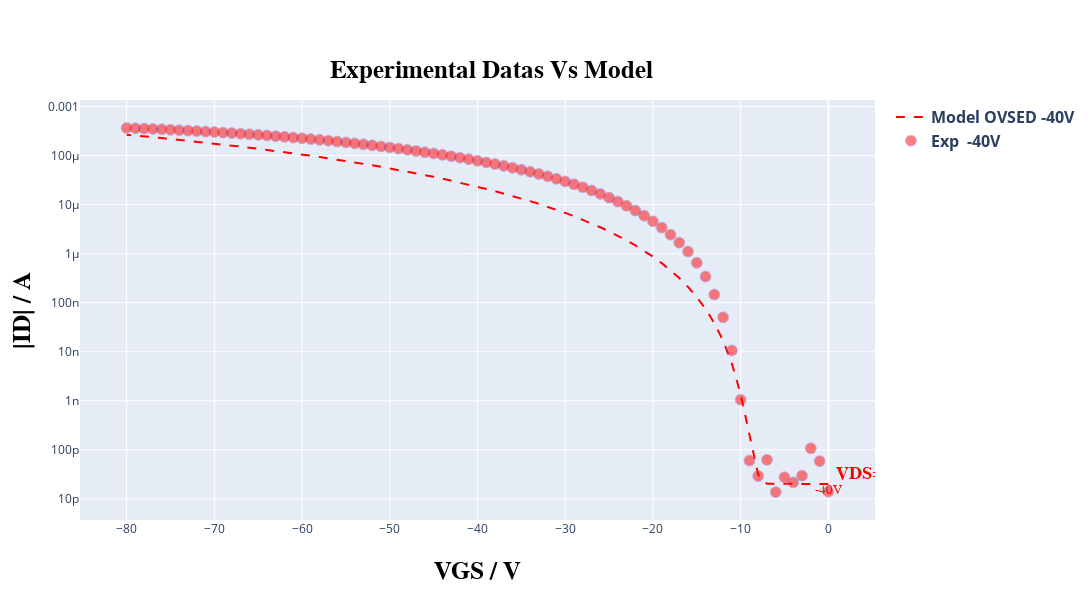
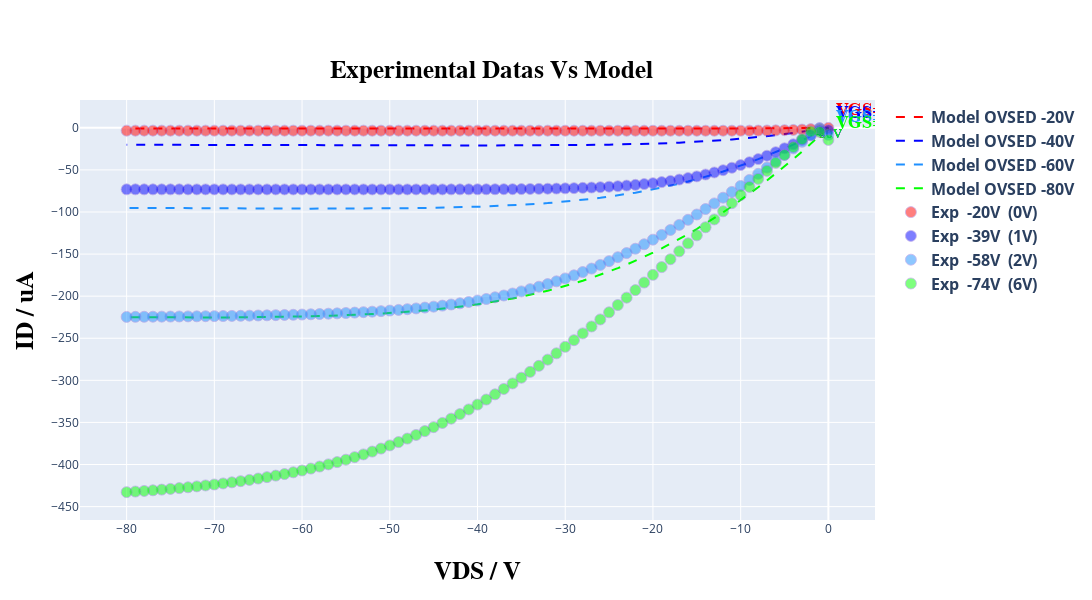

The cell these charts' notebook holds for them, in order:
### Code cell
# @title ##### ***GRAFICS PLOT OPTION:*** { run: "auto" }
option = 'show both curves' # @param ["Show Transfer curve", "Show output curve", "show both curves"]

plot = initialize_graphics_plot(settings['image_size_width'], settings['image_size_height'])
model = instance_model(read, TFTModel, n_points, type_curve_plot, load_parameters, input_voltage, Vv, load_idleak, width_t, count_transfer, tp_tst, settings['experimental_data_scale_transfer'], settings['current_typic'], resistance, current)
in_model_data, in_exp_data, out_model_data, out_exp_data = load_experimental_data(read, count_transfer, Vv, Id, model, count_output)
plot_curves(option, plot, list_tension, list_tension_shift, count_transfer, in_model_data, out_model_data, in_exp_data, out_exp_data, shift_list, settings['select_files'], settings['current_typic'], type_curve_plot)
read.compute_relative_distance(Id, model)

### Figure 1 — Plotly figure (JSON) as saved in the notebook; plotly's stock layout.template omitted (floating-point values rounded to 4 significant figures)
{"data": [{"line": {"color": "rgb(255, 0, 0)", "dash": "dash"}, "mode": "lines+text", "name": "<b>Model OVSED<b> <b>-40V<b>", "text": ["-40V"], "textfont": {"color": "rgb(255, 0, 0)", "family": "Times New Roman", "size": 13}, "textposition": "bottom center", "type": "scatter", "x": [0, -1, -2, -3, -4, -5, -6, -7, -8, -9, -10, -11, -12, -13, -14, -15, -16, -17, -18, -19, -20, -21, -22, -23, -24, -25, -26, -27, -28, -29, -30, -31, -32, -33, -34, -35, -36, -37, -38, -39, -40, -41, -42, -43, -44, -45, -46, -47, -48, -49, -50, -51, -52, -53, -54, -55, -56, -57, -58, -59, -60, -61, -62, -63, -64, -65, -66, -67, -68, -69, -70, -71, -72, -73, -74, -75, -76, -77, -78, -79, -80], "y": [2e-11, 2e-11, 2e-11, 2e-11, 2e-11, 2e-11, 2.001e-11, 2.04e-11, 3.121e-11, 1.941e-10, 1.354e-09, 5.755e-09, 1.679e-08, 3.838e-08, 7.475e-08, 1.304e-07, 2.099e-07, 3.182e-07, 4.604e-07, 6.416e-07, 8.672e-07, 1.142e-06, 1.473e-06, 1.864e-06, 2.322e-06, 2.852e-06, 3.459e-06, 4.15e-06, 4.929e-06, 5.804e-06, 6.778e-06, 7.858e-06, 9.049e-06, 1.036e-05, 1.178e-05, 1.334e-05, 1.503e-05, 1.685e-05, 1.882e-05, 2.093e-05, 2.319e-05, 2.561e-05, 2.819e-05, 3.092e-05, 3.383e-05, 3.691e-05, 4.016e-05, 4.359e-05, 4.72e-05, 5.099e-05, 5.497e-05, 5.914e-05, 6.35e-05, 6.805e-05, 7.28e-05, 7.774e-05, 8.288e-05, 8.823e-05, 9.377e-05, 9.951e-05, 0.0001055, 0.0001116, 0.000118, 0.0001245, 0.0001313, 0.0001382, 0.0001454, 0.0001527, 0.0001603, 0.0001681, 0.000176, 0.0001842, 0.0001925, 0.000201, 0.0002097, 0.0002186, 0.0002277, 0.000237, 0.0002464, 0.000256, 0.0002658]}, {"marker": {"color": "rgb(255, 0, 0)", "line": {"color": "MediumPurple", "width": 0.8}, "opacity": 0.5, "size": 11}, "mode": "markers+text", "name": "<b>Exp <b> <b>-40V<b>", "text": ["<b>VDS<b>=-40V"], "textfont": {"color": "rgb(255, 0, 0)", "family": "Times New Roman", "size": 18}, "textposition": "top right", "type": "scatter", "x": [0, -1, -2, -3, -4, -5, -6, -7, -8, -9, -10, -11, -12, -13, -14, -15, -16, -17, -18, -19, -20, -21, -22, -23, -24, -25, -26, -27, -28, -29, -30, -31, -32, -33, -34, -35, -36, -37, -38, -39, -40, -41, -42, -43, -44, -45, -46, -47, -48, -49, -50, -51, -52, -53, -54, -55, -56, -57, -58, -59, -60, -61, -62, -63, -64, -65, -66, -67, -68, -69, -70, -71, -72, -73, -74, -75, -76, -77, -78, -79, -80], "y": [1.399e-11, 5.865e-11, 1.076e-10, 2.964e-11, 2.174e-11, 2.748e-11, 1.371e-11, 6.235e-11, 2.923e-11, 6.037e-11, 1.054e-09, 1.063e-08, 5.042e-08, 1.468e-07, 3.417e-07, 6.505e-07, 1.105e-06, 1.676e-06, 2.436e-06, 3.402e-06, 4.578e-06, 5.968e-06, 7.592e-06, 9.455e-06, 1.153e-05, 1.391e-05, 1.656e-05, 1.947e-05, 2.265e-05, 2.606e-05, 2.974e-05, 3.365e-05, 3.78e-05, 4.216e-05, 4.677e-05, 5.155e-05, 5.657e-05, 6.178e-05, 6.717e-05, 7.262e-05, 7.852e-05, 8.462e-05, 9.087e-05, 9.73e-05, 0.0001039, 0.0001107, 0.000117, 0.0001242, 0.0001315, 0.0001389, 0.0001464, 0.0001541, 0.0001618, 0.0001697, 0.0001775, 0.0001855, 0.0001935, 0.0002015, 0.0002096, 0.0002176, 0.0002256, 0.0002335, 0.0002415, 0.0002493, 0.0002572, 0.000265, 0.0002727, 0.0002802, 0.0002877, 0.0002951, 0.0003024, 0.0003095, 0.0003165, 0.0003235, 0.0003302, 0.0003368, 0.0003433, 0.0003497, 0.000356, 0.000362, 0.0003679]}], "layout": {"height": 600, "legend": {"font": {"size": 16}}, "title": {"font": {"color": "black", "family": "Overpass", "size": 25}, "text": "<b>Experimental Datas Vs Model<b>", "x": 0.45, "y": 0.9}, "width": 1100, "xaxis": {"title": {"font": {"color": "black", "family": "Overpass", "size": 25}, "standoff": 25, "text": "<b>VGS / V<b>"}}, "yaxis": {"title": {"font": {"color": "black", "family": "Overpass", "size": 25}, "standoff": 10, "text": "<b>|ID| / A<b>"}, "type": "log"}}}

### Figure 2 — Plotly figure (JSON) as saved in the notebook; plotly's stock layout.template omitted (floating-point values rounded to 4 significant figures)
{"data": [{"line": {"color": "rgb(255, 0, 0)", "dash": "dash"}, "mode": "lines+text", "name": "<b>Model OVSED<b> <b>-20V<b>", "text": ["-20V"], "textfont": {"color": "rgb(255, 0, 0)", "family": "Times New Roman", "size": 13}, "textposition": "bottom center", "type": "scatter", "x": [0, -1, -2, -3, -4, -5, -6, -7, -8, -9, -10, -11, -12, -13, -14, -15, -16, -17, -18, -19, -20, -21, -22, -23, -24, -25, -26, -27, -28, -29, -30, -31, -32, -33, -34, -35, -36, -37, -38, -39, -40, -41, -42, -43, -44, -45, -46, -47, -48, -49, -50, -51, -52, -53, -54, -55, -56, -57, -58, -59, -60, -61, -62, -63, -64, -65, -66, -67, -68, -69, -70, -71, -72, -73, -74, -75, -76, -77, -78, -79, -80], "y": [-2e-05, -0.1456, -0.2773, -0.3942, -0.4961, -0.5833, -0.6567, -0.7174, -0.7667, -0.8062, -0.8371, -0.861, -0.8791, -0.8924, -0.9021, -0.9087, -0.9131, -0.9157, -0.9169, -0.9171, -0.9165, -0.9153, -0.9137, -0.9118, -0.9097, -0.9073, -0.9049, -0.9024, -0.8997, -0.8971, -0.8944, -0.8917, -0.889, -0.8863, -0.8835, -0.8808, -0.8781, -0.8753, -0.8726, -0.8699, -0.8672, -0.8645, -0.8618, -0.859, -0.8563, -0.8537, -0.851, -0.8483, -0.8456, -0.8429, -0.8403, -0.8376, -0.835, -0.8323, -0.8297, -0.8271, -0.8244, -0.8218, -0.8192, -0.8166, -0.814, -0.8114, -0.8088, -0.8062, -0.8036, -0.801, -0.7985, -0.7959, -0.7933, -0.7908, -0.7882, -0.7857, -0.7831, -0.7806, -0.7781, -0.7756, -0.7731, -0.7705, -0.768, -0.7655, -0.7631]}, {"line": {"color": "rgb(0, 0, 255)", "dash": "dash"}, "mode": "lines+text", "name": "<b>Model OVSED<b> <b>-40V<b>", "text": ["-40V"], "textfont": {"color": "rgb(0, 0, 255)", "family": "Times New Roman", "size": 13}, "textposition": "bottom center", "type": "scatter", "x": [0, -1, -2, -3, -4, -5, -6, -7, -8, -9, -10, -11, -12, -13, -14, -15, -16, -17, -18, -19, -20, -21, -22, -23, -24, -25, -26, -27, -28, -29, -30, -31, -32, -33, -34, -35, -36, -37, -38, -39, -40, -41, -42, -43, -44, -45, -46, -47, -48, -49, -50, -51, -52, -53, -54, -55, -56, -57, -58, -59, -60, -61, -62, -63, -64, -65, -66, -67, -68, -69, -70, -71, -72, -73, -74, -75, -76, -77, -78, -79, -80], "y": [-2e-05, -1.645, -3.218, -4.717, -6.138, -7.481, -8.743, -9.926, -11.03, -12.05, -13.0, -13.87, -14.67, -15.4, -16.06, -16.67, -17.21, -17.7, -18.13, -18.52, -18.87, -19.17, -19.44, -19.68, -19.88, -20.06, -20.22, -20.35, -20.46, -20.56, -20.64, -20.71, -20.77, -20.81, -20.85, -20.88, -20.9, -20.91, -20.92, -20.93, -20.93, -20.93, -20.92, -20.91, -20.9, -20.89, -20.88, -20.86, -20.85, -20.83, -20.81, -20.79, -20.77, -20.75, -20.73, -20.71, -20.69, -20.66, -20.64, -20.62, -20.6, -20.57, -20.55, -20.53, -20.5, -20.48, -20.46, -20.43, -20.41, -20.39, -20.36, -20.34, -20.32, -20.29, -20.27, -20.25, -20.22, -20.2, -20.18, -20.15, -20.13]}, {"line": {"color": "rgb(30, 144, 255)", "dash": "dash"}, "mode": "lines+text", "name": "<b>Model OVSED<b> <b>-60V<b>", "text": ["-60V"], "textfont": {"color": "rgb(30, 144, 255)", "family": "Times New Roman", "size": 13}, "textposition": "bottom center", "type": "scatter", "x": [0, -1, -2, -3, -4, -5, -6, -7, -8, -9, -10, -11, -12, -13, -14, -15, -16, -17, -18, -19, -20, -21, -22, -23, -24, -25, -26, -27, -28, -29, -30, -31, -32, -33, -34, -35, -36, -37, -38, -39, -40, -41, -42, -43, -44, -45, -46, -47, -48, -49, -50, -51, -52, -53, -54, -55, -56, -57, -58, -59, -60, -61, -62, -63, -64, -65, -66, -67, -68, -69, -70, -71, -72, -73, -74, -75, -76, -77, -78, -79, -80], "y": [-2e-05, -5.217, -10.28, -15.19, -19.94, -24.52, -28.94, -33.19, -37.27, -41.18, -44.92, -48.48, -51.88, -55.1, -58.16, -61.06, -63.79, -66.37, -68.79, -71.06, -73.19, -75.18, -77.03, -78.76, -80.36, -81.85, -83.22, -84.49, -85.65, -86.72, -87.71, -88.61, -89.43, -90.18, -90.86, -91.48, -92.04, -92.54, -92.99, -93.4, -93.77, -94.1, -94.39, -94.64, -94.87, -95.07, -95.25, -95.4, -95.53, -95.64, -95.73, -95.81, -95.88, -95.93, -95.97, -96.0, -96.02, -96.03, -96.03, -96.02, -96.01, -96.0, -95.98, -95.95, -95.92, -95.89, -95.85, -95.81, -95.77, -95.72, -95.68, -95.63, -95.58, -95.52, -95.47, -95.41, -95.36, -95.3, -95.24, -95.18, -95.12]}, {"line": {"color": "rgb(0, 255, 0)", "dash": "dash"}, "mode": "lines+text", "name": "<b>Model OVSED<b> <b>-80V<b>", "text": ["-80V"], "textfont": {"color": "rgb(0, 255, 0)", "family": "Times New Roman", "size": 13}, "textposition": "bottom center", "type": "scatter", "x": [0, -1, -2, -3, -4, -5, -6, -7, -8, -9, -10, -11, -12, -13, -14, -15, -16, -17, -18, -19, -20, -21, -22, -23, -24, -25, -26, -27, -28, -29, -30, -31, -32, -33, -34, -35, -36, -37, -38, -39, -40, -41, -42, -43, -44, -45, -46, -47, -48, -49, -50, -51, -52, -53, -54, -55, -56, -57, -58, -59, -60, -61, -62, -63, -64, -65, -66, -67, -68, -69, -70, -71, -72, -73, -74, -75, -76, -77, -78, -79, -80], "y": [-2e-05, -9.61, -19.01, -28.18, -37.14, -45.87, -54.38, -62.65, -70.68, -78.48, -86.04, -93.36, -100.4, -107.3, -113.9, -120.2, -126.3, -132.2, -137.8, -143.2, -148.4, -153.3, -158.0, -162.5, -166.7, -170.8, -174.6, -178.2, -181.7, -184.9, -188.0, -190.8, -193.5, -196.1, -198.4, -200.7, -202.8, -204.7, -206.5, -208.2, -209.7, -211.2, -212.5, -213.8, -214.9, -216.0, -216.9, -217.8, -218.6, -219.4, -220.1, -220.7, -221.3, -221.8, -222.2, -222.7, -223.0, -223.4, -223.7, -223.9, -224.2, -224.4, -224.6, -224.7, -224.9, -225.0, -225.1, -225.2, -225.2, -225.3, -225.3, -225.3, -225.3, -225.3, -225.3, -225.3, -225.3, -225.2, -225.2, -225.1, -225.1]}, {"marker": {"color": "rgb(255, 0, 0)", "line": {"color": "MediumPurple", "width": 0.8}, "opacity": 0.5, "size": 11}, "mode": "markers+text", "name": "<b>Exp <b> <b>-20V<b> <b> (0V)<b>", "text": ["<b>VGS<b>=-20V  (0)"], "textfont": {"color": "rgb(255, 0, 0)", "family": "Times New Roman", "size": 18}, "textposition": "top right", "type": "scatter", "x": [0, -1, -2, -3, -4, -5, -6, -7, -8, -9, -10, -11, -12, -13, -14, -15, -16, -17, -18, -19, -20, -21, -22, -23, -24, -25, -26, -27, -28, -29, -30, -31, -32, -33, -34, -35, -36, -37, -38, -39, -40, -41, -42, -43, -44, -45, -46, -47, -48, -49, -50, -51, -52, -53, -54, -55, -56, -57, -58, -59, -60, -61, -62, -63, -64, -65, -66, -67, -68, -69, -70, -71, -72, -73, -74, -75, -76, -77, -78, -79, -80], "y": [-0.07059, -0.8353, -1.54, -2.087, -2.501, -2.805, -3.025, -3.178, -3.283, -3.351, -3.393, -3.418, -3.433, -3.44, -3.443, -3.444, -3.443, -3.442, -3.44, -3.438, -3.435, -3.433, -3.43, -3.428, -3.426, -3.423, -3.421, -3.419, -3.416, -3.414, -3.412, -3.41, -3.408, -3.406, -3.404, -3.402, -3.401, -3.399, -3.397, -3.395, -3.393, -3.391, -3.39, -3.388, -3.386, -3.385, -3.383, -3.381, -3.38, -3.379, -3.377, -3.376, -3.374, -3.373, -3.372, -3.37, -3.369, -3.368, -3.366, -3.365, -3.364, -3.362, -3.361, -3.36, -3.359, -3.358, -3.356, -3.355, -3.354, -3.353, -3.352, -3.351, -3.35, -3.349, -3.348, -3.346, -3.345, -3.344, -3.343, -3.342, -3.342]}, {"marker": {"color": "rgb(0, 0, 255)", "line": {"color": "MediumPurple", "width": 0.8}, "opacity": 0.5, "size": 11}, "mode": "markers+text", "name": "<b>Exp <b> <b>-39V<b> <b> (1V)<b>", "text": ["<b>VGS<b>=-40V  (1)"], "textfont": {"color": "rgb(0, 0, 255)", "family": "Times New Roman", "size": 18}, "textposition": "top right", "type": "scatter", "x": [0, -1, -2, -3, -4, -5, -6, -7, -8, -9, -10, -11, -12, -13, -14, -15, -16, -17, -18, -19, -20, -21, -22, -23, -24, -25, -26, -27, -28, -29, -30, -31, -32, -33, -34, -35, -36, -37, -38, -39, -40, -41, -42, -43, -44, -45, -46, -47, -48, -49, -50, -51, -52, -53, -54, -55, -56, -57, -58, -59, -60, -61, -62, -63, -64, -65, -66, -67, -68, -69, -70, -71, -72, -73, -74, -75, -76, -77, -78, -79, -80], "y": [-2.752, -3.257, -8.978, -14.35, -19.51, -24.35, -28.91, -33.16, -37.14, -40.84, -44.27, -47.45, -50.36, -53.04, -55.47, -57.69, -59.68, -61.47, -63.06, -64.48, -65.72, -66.82, -67.77, -68.6, -69.33, -69.95, -70.49, -70.95, -71.34, -71.66, -71.94, -72.17, -72.36, -72.52, -72.65, -72.76, -72.85, -72.92, -72.98, -73.02, -73.06, -73.09, -73.11, -73.13, -73.14, -73.15, -73.16, -73.17, -73.18, -73.18, -73.19, -73.19, -73.19, -73.19, -73.19, -73.19, -73.18, -73.18, -73.18, -73.18, -73.18, -73.18, -73.18, -73.17, -73.17, -73.16, -73.16, -73.15, -73.15, -73.14, -73.14, -73.14, -73.14, -73.14, -73.13, -73.13, -73.12, -73.12, -73.11, -73.11, -73.1]}, {"marker": {"color": "rgb(30, 144, 255)", "line": {"color": "MediumPurple", "width": 0.8}, "opacity": 0.5, "size": 11}, "mode": "markers+text", "name": "<b>Exp <b> <b>-58V<b> <b> (2V)<b>", "text": ["<b>VGS<b>=-60V  (2)"], "textfont": {"color": "rgb(30, 144, 255)", "family": "Times New Roman", "size": 18}, "textposition": "top right", "type": "scatter", "x": [0, -1, -2, -3, -4, -5, -6, -7, -8, -9, -10, -11, -12, -13, -14, -15, -16, -17, -18, -19, -20, -21, -22, -23, -24, -25, -26, -27, -28, -29, -30, -31, -32, -33, -34, -35, -36, -37, -38, -39, -40, -41, -42, -43, -44, -45, -46, -47, -48, -49, -50, -51, -52, -53, -54, -55, -56, -57, -58, -59, -60, -61, -62, -63, -64, -65, -66, -67, -68, -69, -70, -71, -72, -73, -74, -75, -76, -77, -78, -79, -80], "y": [-8.227, -0.287, -8.565, -16.58, -24.48, -32.2, -39.81, -47.29, -54.68, -61.93, -69.06, -76.11, -83.01, -89.81, -96.46, -103.0, -109.3, -115.3, -121.3, -127.2, -132.9, -138.4, -143.7, -148.8, -153.7, -158.4, -162.9, -167.2, -171.3, -175.2, -178.9, -182.4, -185.7, -188.8, -191.7, -194.3, -196.9, -199.2, -201.3, -203.4, -205.2, -206.9, -208.5, -209.9, -211.2, -212.4, -213.6, -214.6, -215.5, -216.3, -217.1, -217.8, -218.4, -219.0, -219.5, -220.0, -220.4, -220.8, -221.2, -221.5, -221.8, -222.1, -222.3, -222.6, -222.8, -223.0, -223.2, -223.3, -223.5, -223.6, -223.7, -223.8, -224.0, -224.0, -224.1, -224.2, -224.3, -224.4, -224.5, -224.5, -224.6]}, {"marker": {"color": "rgb(0, 255, 0)", "line": {"color": "MediumPurple", "width": 0.8}, "opacity": 0.5, "size": 11}, "mode": "markers+text", "name": "<b>Exp <b> <b>-74V<b> <b> (6V)<b>", "text": ["<b>VGS<b>=-80V  (6)"], "textfont": {"color": "rgb(0, 255, 0)", "family": "Times New Roman", "size": 18}, "textposition": "top right", "type": "scatter", "x": [0, -1, -2, -3, -4, -5, -6, -7, -8, -9, -10, -11, -12, -13, -14, -15, -16, -17, -18, -19, -20, -21, -22, -23, -24, -25, -26, -27, -28, -29, -30, -31, -32, -33, -34, -35, -36, -37, -38, -39, -40, -41, -42, -43, -44, -45, -46, -47, -48, -49, -50, -51, -52, -53, -54, -55, -56, -57, -58, -59, -60, -61, -62, -63, -64, -65, -66, -67, -68, -69, -70, -71, -72, -73, -74, -75, -76, -77, -78, -79, -80], "y": [-14.39, -4.945, -4.364, -13.5, -22.86, -32.22, -41.65, -51.13, -60.68, -70.22, -79.83, -89.53, -99.16, -108.8, -118.1, -127.7, -137.3, -146.7, -156.1, -165.5, -174.7, -183.8, -192.8, -201.7, -210.5, -219.2, -227.7, -236.0, -244.2, -252.3, -260.2, -267.9, -275.4, -282.8, -289.9, -296.9, -303.7, -310.2, -316.6, -322.8, -328.8, -334.6, -340.1, -345.5, -350.6, -355.6, -360.3, -364.9, -369.2, -373.4, -377.3, -381.1, -384.6, -388.0, -391.2, -394.3, -397.1, -399.8, -402.4, -404.8, -407.1, -409.3, -411.3, -413.2, -415.0, -416.7, -418.3, -419.8, -421.2, -422.5, -423.7, -424.9, -426.0, -427.0, -428.0, -429.0, -429.8, -430.6, -431.4, -432.1, -432.8]}], "layout": {"height": 600, "legend": {"font": {"size": 16}}, "title": {"font": {"color": "black", "family": "Overpass", "size": 25}, "text": "<b>Experimental Datas Vs Model<b>", "x": 0.45, "y": 0.9}, "width": 1100, "xaxis": {"title": {"font": {"color": "black", "family": "Overpass", "size": 25}, "standoff": 25, "text": "<b>VDS / V<b>"}}, "yaxis": {"title": {"font": {"color": "black", "family": "Overpass", "size": 25}, "standoff": 10, "text": "<b>ID / uA<b>"}, "type": "linear"}}}
